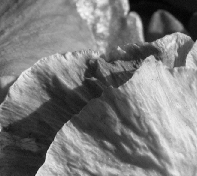
#> input picture Image SR/2008 SR Image Patch/codes/Matlab/superResolution_sparseRepresentation-master/training_files/t1.bmp, 197 x 176 px
$ python img_diff.py
#> lines starting #> are read from the running program, lines starting #| are printed output that depends on the picture
import cv2
import numpy as np
from tkinter import Tk
from tkinter.filedialog import askopenfilename
import os

# 隐藏 tkinter 主窗口
Tk().withdraw()

print("请选择第一张图片")
img1_path = askopenfilename(
    title="选择第一张图片",
    filetypes=[("Image Files", "*.png;*.jpg;*.jpeg;*.bmp;*.tif")]
)
#> the answer given: ../../../Image SR/2008 SR Image Patch/codes/Matlab/superResolution_sparseRepresentation-master/training_files/t1.bmp

print("请选择第二张图片")
img2_path = askopenfilename(
    title="选择第二张图片",
    filetypes=[("Image Files", "*.png;*.jpg;*.jpeg;*.bmp;*.tif")]
)
#> the answer given: ../../../Image SR/2008 SR Image Patch/codes/Matlab/superResolution_sparseRepresentation-master/training_files/t10.bmp

if not img1_path or not img2_path:
    print("未选择图片")
    exit()

# 兼容中文路径读取
img1 = cv2.imdecode(
    np.fromfile(img1_path, dtype=np.uint8),
    cv2.IMREAD_GRAYSCALE
)
#> img1 is the input picture: shape (176, 197); min 2, max 247, mean 121.9

img2 = cv2.imdecode(
    np.fromfile(img2_path, dtype=np.uint8),
    cv2.IMREAD_GRAYSCALE
)
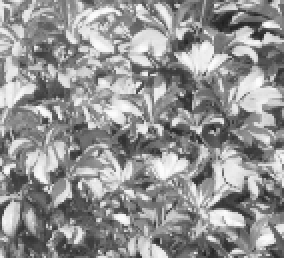
#> input picture Image SR/2008 SR Image Patch/codes/Matlab/superResolution_sparseRepresentation-master/training_files/t10.bmp, 142 x 129 px (shown 2 times larger)
#> img2 is the input picture: shape (129, 142); min 31, max 253, mean 146.8

if img1 is None or img2 is None:
    print("图片读取失败")
    exit()

h1, w1 = img1.shape
#> h1 = 176; w1 = 197
h2, w2 = img2.shape
#> h2 = 129; w2 = 142

# 目标尺寸（较大的尺寸）
target_h = max(h1, h2)
#> target_h = 176
target_w = max(w1, w2)
#> target_w = 197

# 插值放大
if (h1, w1) != (target_h, target_w):
    img1 = cv2.resize(
        img1,
        (target_w, target_h),
        interpolation=cv2.INTER_CUBIC
    )

if (h2, w2) != (target_h, target_w):
    img2 = cv2.resize(
        img2,
        (target_w, target_h),
        interpolation=cv2.INTER_CUBIC
    )
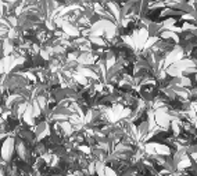
#> img2: shape (176, 197); min 23, max 255, mean 146.8

# 计算绝对差分
diff = cv2.absdiff(img1, img2)
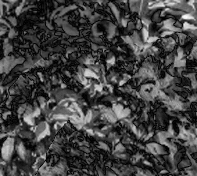
#> diff: shape (176, 197); min 0, max 251, mean 66.7

# 输出路径
base_name = os.path.splitext(os.path.basename(img1_path))[0]
ext = os.path.splitext(img1_path)[1]

output_path = os.path.join(
    os.path.dirname(img1_path),
    f"{base_name}_diff{ext}"
)

# 中文路径保存兼容
cv2.imencode(ext, diff)[1].tofile(output_path)

print(f"差分图已保存：{output_path}")
